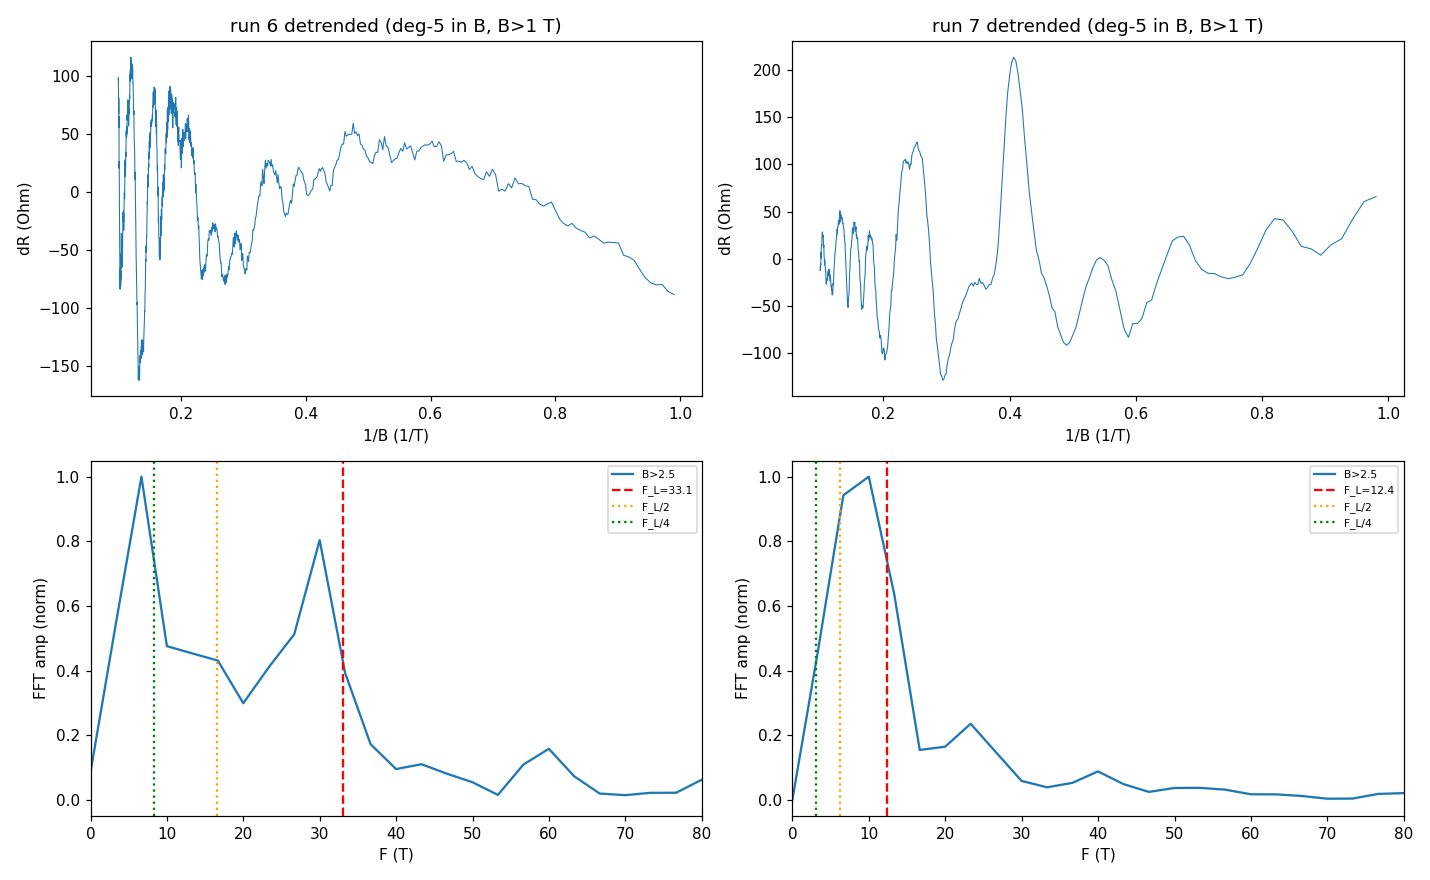

The script that saved this image:
import numpy as np, warnings, matplotlib; matplotlib.use("Agg"); import matplotlib.pyplot as plt
from hera.analysis import sdh_fft, sdh_onset, SdhOnsetError, luttinger_frequency
fig, ax = plt.subplots(2, 2, figsize=(13, 8))
for k, (rid, n12) in enumerate([(6, 3.2), (7, -1.2)]):
    B, R = np.load(f"hera_scratch/run{rid}_BR.npy")
    FL = luttinger_frequency(abs(n12) * 1e16)
    print(f"\n=== run {rid}: n = {n12:+.1f}e12 -> F_L(full, 4-fold) = {FL:.2f} T")
    for blo in [1.5, 2.5, 4.0]:
        m = B >= blo
        f, sp = sdh_fft(R[m][:, None], B[m], b_range=(blo, 10.0), nfft=2048, bg_degree=5, log=False)
        sp = sp[0]; sel = (f > 2) & (f < 80)
        pk = f[sel][np.argsort(sp[sel])[::-1][:6]]
        print(f"  FFT window B>{blo}: top peaks (T): {np.round(np.sort(pk), 1)}; max at {f[sel][np.argmax(sp[sel])]:.1f} T")
        if blo == 2.5:
            ax[1, k].plot(f, sp / sp[sel].max(), label=f"B>{blo}")
    ax[1, k].set_xlim(0, 80); ax[1, k].set_xlabel("F (T)"); ax[1, k].set_ylabel("FFT amp (norm)"); ax[1, k].axvline(FL, color="r", ls="--", label=f"F_L={FL:.1f}")
    ax[1, k].axvline(FL/2, color="orange", ls=":", label="F_L/2"); ax[1, k].axvline(FL/4, color="g", ls=":", label="F_L/4"); ax[1, k].legend(fontsize=7)
    try:
        with warnings.catch_warnings():
            warnings.simplefilter("ignore")
            o = sdh_onset(R, B, b_lo=0.5, r_full_scale=5000.0)
        print(o.summary())
    except SdhOnsetError as e:
        print("  sdh_onset failed:", e)
    # detrended trace
    m = B > 1.0
    bg = np.polyval(np.polyfit(B[m], R[m], 5), B[m])
    ax[0, k].plot(1 / B[m], R[m] - bg, lw=0.7); ax[0, k].set_xlabel("1/B (1/T)"); ax[0, k].set_ylabel("dR (Ohm)"); ax[0, k].set_title(f"run {rid} detrended (deg-5 in B, B>1 T)")
fig.tight_layout(); fig.savefig("hera_scratch/spot_sdh.png", dpi=110)
